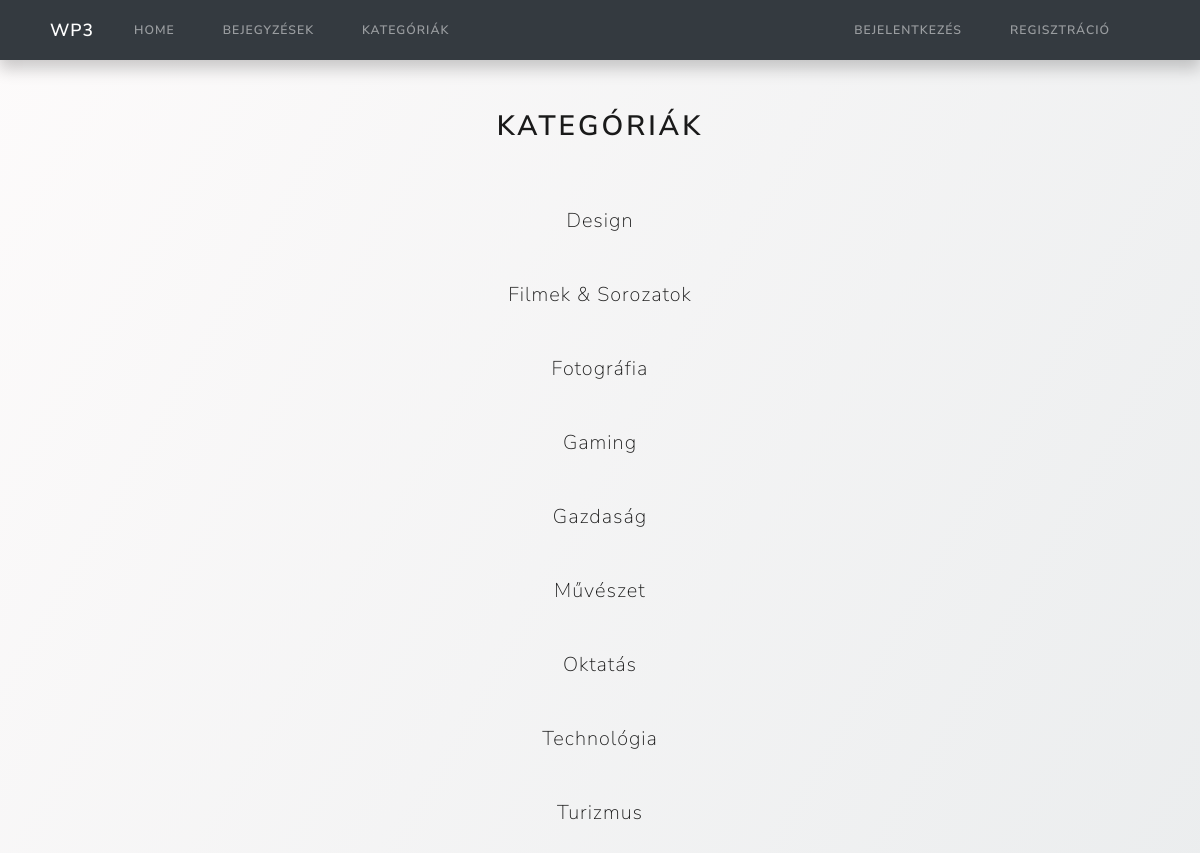
Page /index.php/categories on the committed database.
### tables this page shows
CREATE TABLE IF NOT EXISTS `categories` (
  `id` int(11) NOT NULL AUTO_INCREMENT,
  `user_id` int(11) NOT NULL,
  `name` varchar(255) NOT NULL,
  `created_at` timestamp NOT NULL DEFAULT CURRENT_TIMESTAMP,
  PRIMARY KEY (`id`)
);

### application/controllers/Categories.php (called while the page is built, shortened)
<?php
	class Categories extends CI_Controller{
		public function index(){
			$data['title'] = 'Kategóriák';
			$data['categories'] = $this->category_model->get_categories();
			$this->load->view('templates/header');
			$this->load->view('categories/index', $data);
			$this->load->view('templates/footer');
		}
	}

### index.php (called while the page is built, shortened)
<?php
require_once BASEPATH.'core/CodeIgniter.php';

### application/models/Category_model.php (called while the page is built, shortened)
<?php
	class Category_model extends CI_Model{
		public function get_categories(){
			$this->db->order_by('name');
			$query = $this->db->get('categories');
			return $query->result_array();
		}
	}

### application/views/categories/index.php (the view, shortened to what this page needs)
<div class="categories-content">
<center>
<h2><?= $title; ?></h2>
<ul class="list-group">
	<?php foreach($categories as $category) : ?>
		<li class="list-group-item"><a href="<?php echo site_url('/categories/posts/'.$category['id']); ?>"><?php echo $category['name']; ?></a>
		</li>
<?php endforeach; ?>
</ul>
</center>
</div>

### assets/css/style.css (style rules this page uses)
body { background-image: linear-gradient(120deg, #fdfbfb 0%, #ebedee 100%); padding-bottom: 5%; }
.categories-content { font-size: 20px; margin: auto; width: 30%; }
.categories-content h2 { margin-bottom: 40px; }
.categories-content li { transition: 0.5s; }
.list-group-item { margin-top: 10px; margin-bottom: 10px; background-color: rgba(0,0,0,0.0); border: 0; }

### rows in the picture
categories: name "Design"
categories: name "Filmek & Sorozatok"
categories: name "Fotográfia"
categories: name "Gaming"
categories: name "Gazdaság"
categories: name "Művészet"
categories: name "Oktatás"
categories: name "Technológia"
categories: name "Turizmus"

### other values in the picture
$title "KATEGÓRIÁK"
